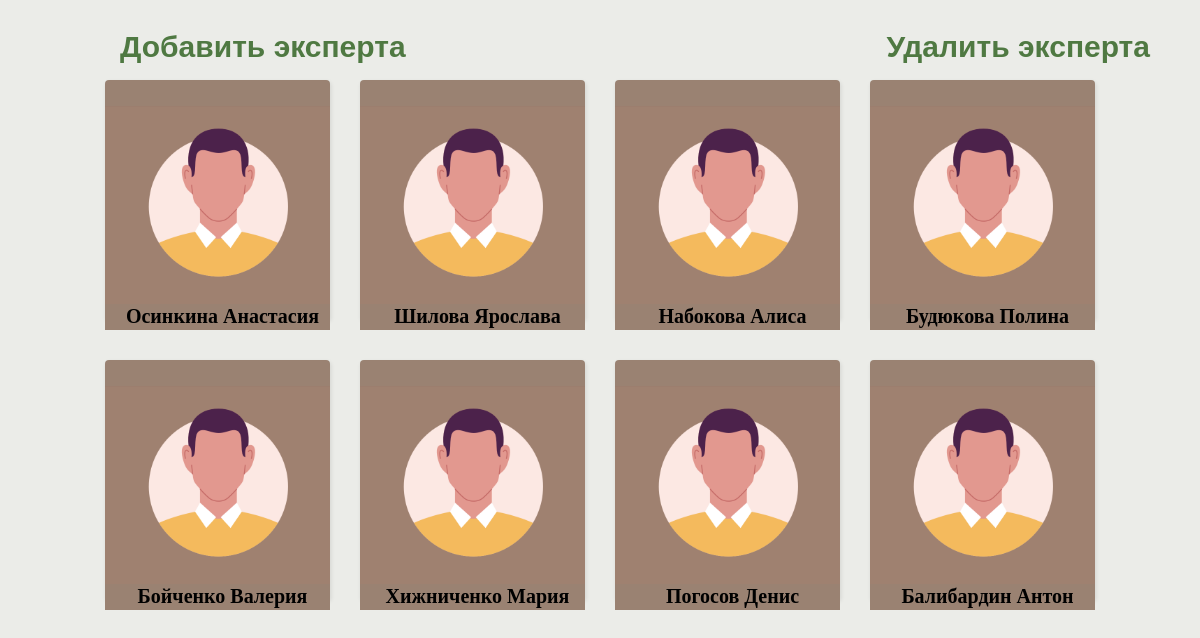
Screenshot of /opd2.com/links/lk_links/lk_admin/experts.php with the database file from the repository.
### tables this page shows
CREATE TABLE `user` (
  `id` int(11) NOT NULL,
  `name` text NOT NULL,
  `achievements` text NOT NULL,
  `flag` char(1) NOT NULL,
  `photo` text DEFAULT NULL,
  `login` char(50) NOT NULL,
  `password` text NOT NULL,
  `yearofbirth` int(4) DEFAULT NULL,
  `gender` char(1) DEFAULT NULL
);

### opd2.com/links/lk_links/lk_admin/experts.php (the view, shortened to what this page needs)
<?php
  $db = new PDO("mysql:host=localhost;dbname=opd",
  "root", "");
  $info = [];
  if ($query = $db->query("Select * from user where flag='e'")) {
    $info = $query->fetchAll(PDO::FETCH_ASSOC);} else {
        print_r($db->errorInfo());
    }
?>
<!DOCTYPE html>
<html lang="ru">
<head>
    <link rel="stylesheet" href="../../../assets/css/lk_css/lk_adm_css/experts.css">
    <link href='https://unpkg.com/boxicons@2.1.4/css/boxicons.min.css' rel='stylesheet'>
</head>
<?php
$id = $_GET['id'];
?>
<body>
<header class="header">
<div class="container">
    <div class="header__inner">
    <nav class="navigation_left">
    <a class="nav__link" href="add_expert.php?id=<?php echo $id; ?>">Добавить эксперта</a>
    </nav>
    <nav class="navigation_right">
    <a class="nav__link" href="remove_expert.php?id=<?php echo $id; ?>">Удалить эксперта</a>
    </nav>
    </div>
</div>
</header>
    <div class="cards">
    <?php foreach ($info as $data): ?>
  <div class="card">
    <div class="card__top">
    <div class="card__image">
      <?php if ($data['photo'] == null){
              $photo = '../../../assets/images/expert2.jpg';
            } else{
              $photo = $data['photo'];
            }?>
      <img src=<?php echo $photo; ?>
        alt="Фото эксперта">/>
    </div>
    <div class="image__text">
        <h1><?php echo $data['name']; ?></h1>
    </div>
  </div>
  </div>
  <?php endforeach; ?>
  </div>
</body>
</html>

### opd2.com/assets/css/lk_css/lk_adm_css/experts.css (style rules this page uses)
body { padding-top: 20px; margin: 0; background: #EBECE8; }
.header { padding-top: 30px; width: 100%; position: absolute; top: 0; left: 0; right: 0; z-index: 1000; }
.header__inner { margin-right: 50px; margin-left: 100px; margin-bottom: 30px; display: flex; justify-content: space-between; align-items: center; }
.navigation_right { font-size: 20px; }
.navigation_left { font-size: 20px; }
.nav__link { font-size: 30px; font-family: "Source Sans Variable", sans-serif; font-weight: 600; color: #4F7942; display: inline-block; vertical-align: top; margin-left: 20px; position: relative; text-decoration: none; transition: color .1s liner; }
.nav__link:after { content: ""; display: block; width: 100%; height: 3px; background-color: #A2A2D0; opacity: 0; position: absolute; top: 100%; left: 0; z-index: 1; transition: opacity .1s linear; }
.cards { display: grid; grid-template-columns: repeat(auto-fill, 225px); width: 100%; max-width: 1000px; justify-content: center; justify-items: center; column-gap: 30px; row-gap: 40px; margin: 0 auto; margin-top: 60px; }
.card { width: 225px; max-height: 240px; box-shadow: 1px 2px 4px rgba(0, 0, 0, 0.1); display: flex; flex-direction: column; border-radius: 4px; transition: 0.2s; position: relative; background: rgba(154, 130, 114, 1.0); }
.card__top { flex: 0 0 250px; position: relative; overflow: hidden; }
.card__image { display: block; position: absolute; top: 0; left: 0; width: 100%; height: 100%; }
.card__image > img { width: 100%; height: 100%; object-fit: contain; transition: 0.2s; }
.image__text { width: 100%; height: 100%; position: absolute; box-sizing: border-box; background: rgba(154, 130, 114, 1.0); top: 90%; transition: .5s; }
.image__text h1 { text-align: center; font-size: 20px; margin-top: 0; margin-left: 10px; color: black; }

### rows the page displays
user: name "Осинкина Анастасия"
user: name "Шилова Ярослава"
user: name "Набокова Алиса"
user: name "Будюкова Полина"
user: name "Бойченко Валерия"
user: name "Хижниченко Мария"
user: name "Погосов Денис"
user: name "Балибардин Антон"
